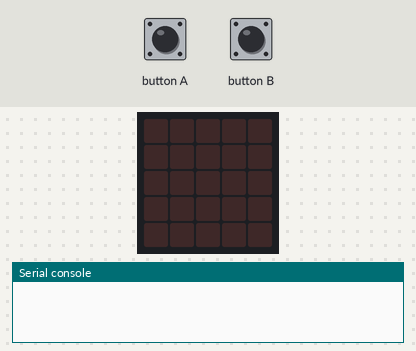
Recording of a program running on a simulated BBC micro:bit running MicroPython. Shown: the board's 5×5 LED display, the last lines printed to the serial console. Inputs (shaded band) come from the test bench. No radio messages arrive unless stated (any console line starting 'radio sent:' is added by the test bench).

Above: at 1.2 s.
1.3 s: button A pressed for 0.15 s
At 1.7 s:
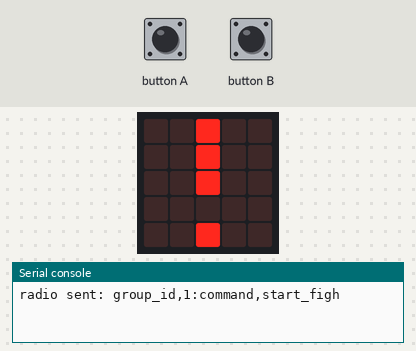
At 5.1 s:
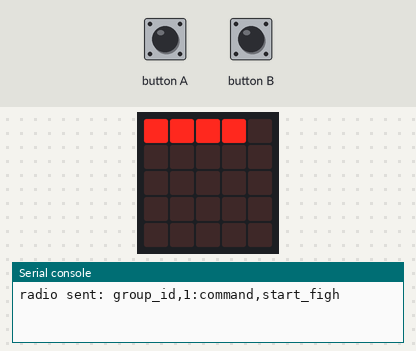
Timing chart, 0 to 6.6 s (numbered marks = the images above; inputs shaded):
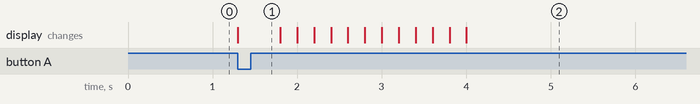

Measured:
- after the input at 1.3 s, the display: changes at once (image 1)

The program:

enemy.py
```python
from microbit import *
import radio


class Comm:
    def __init__(self, radio_group, **kargs):
        self.kargs = kargs
        radio.on()
        radio.config(group=radio_group, queue=10)

    def send_command(self, command, value):
        vals = self.kargs
        vals["command"] = command
        vals["value"] = value
        data = ":".join([str(x) + "," + str(vals[x]) for x in vals])
        radio.send(data)

    def wait_for_command(self, blocking = 1):
        if blocking:
            while True:
                msg = radio.receive()
                if msg:
                    break
        else:
            msg = radio.receive()
        if not msg:
            return {"command": "", "value": ""}
        vals = msg.split(":")
        data = {}
        for x in vals:
            key, value = x.split(",")
            data[key] = value
        return data


class Enemy:
    def __init__(self):
        self.max_health = 9
        self.health = self.max_health
        self.attack = 10
        self.level = 2
        self.defence = 2
        self.sp_defence = 2

    def take_damage(self, response):
        if response["command"] == "phys_attack":
            damage = int(resp["value"]) // self.defence
        elif response["command"] == "magic_attack":
            damage = int(resp["value"]) // self.sp_defence
        else:
            return
        self.health -= int(damage)
        if self.health <= 0:
            com.send_command("end_fight", 1)

    def display_health(self):
        lights = self.health*10
        board = [["0" for x in range(5)] for y in range(5)]
        for i in range(5):
            if lights >= i * 20 + 20:
                board[0][i] = "9"
        return Image(':'.join([''.join(vals) for vals in board]))

    def aoe_attack(self):
        com.send_command("enemy_attack", self.level)

    def attack(self):
        self.aoe_attack()

    def wake(self):
        com.send_command("start_fight", 1)
        display.show(Image("00900:00900:00900:00000:00900"))
        sleep(500)
        for x in range(11):
            display.show(Image.ANGRY.shift_right(x - 5))
            sleep(200)

    def start(self):
        while True:
            resp = com.wait_for_command(0)
            if resp["command"] == "start_fight":
                while not resp["command"] == "end_fight":
                    resp = com.wait_for_command(0)
                    if button_a.is_pressed() or button_b.is_pressed():
                        display.scroll("Finish fight...")
            if button_a.is_pressed() or button_b.is_pressed():
                enemy.wake()
                break
        while enemy.health > 0:
            display.show(enemy.display_health())

com = Comm(42, group_id = 1)
enemy = Enemy()
enemy.start()
```
